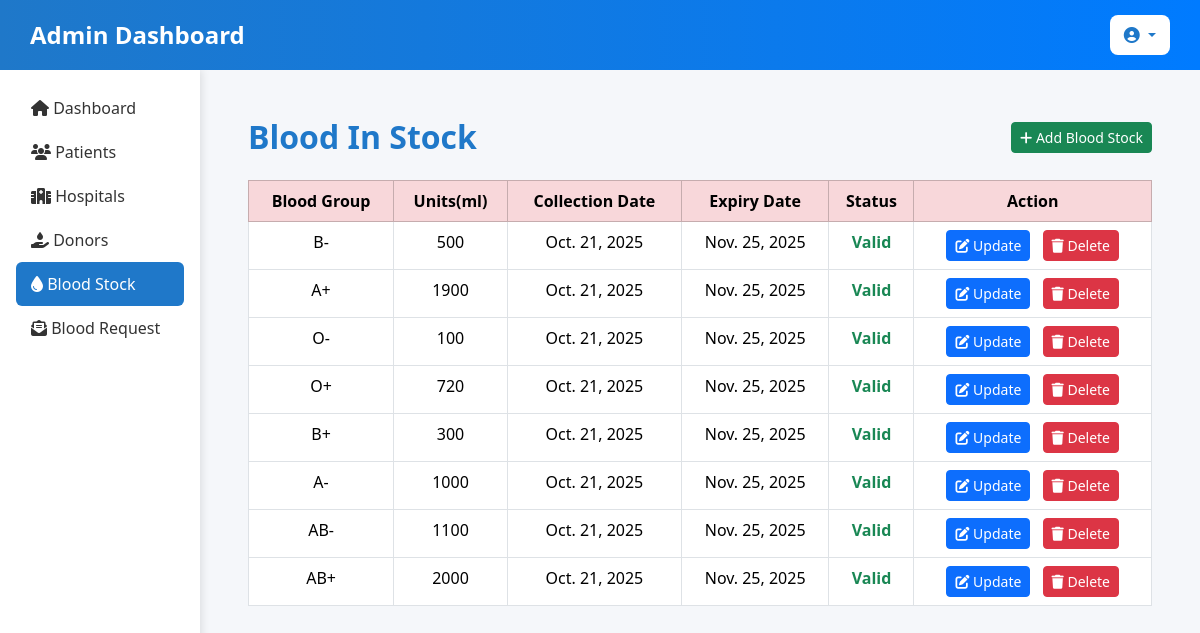
Page /bloodstock/ on the earlier database version.
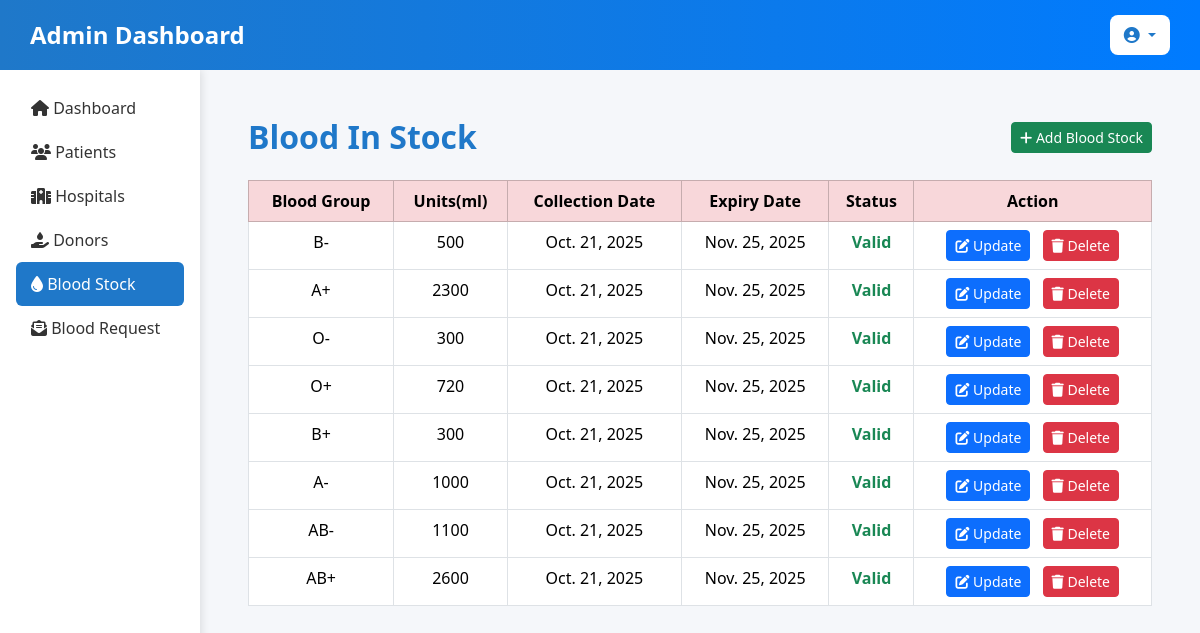
Same page on the later database version.
### blood_bank_app/models.py (models this page shows, shortened)
class BloodStock(models.Model):
    BLOOD_GROUPS = BLOOD_GROUP_CHOICES
    blood_group = models.CharField(max_length=3, choices=BLOOD_GROUPS, unique=True)
    units = models.PositiveIntegerField(default=0)
    collection_date = models.DateField(auto_now_add=True)
    expiry_date = models.DateField(blank=True, null=True)
    last_updated = models.DateTimeField(auto_now=True)
    def is_expired(self):
        return self.expiry_date and self.expiry_date < date.today()
    def is_near_expiry(self):
        return self.expiry_date and (self.expiry_date - date.today()).days <= 5

### blood_bank_app/views.py (the view)
# urls.py: path('bloodstock/', views.blood_stock_list, name='blood_stock_list'),
def blood_stock_list(request):
    stocks = BloodStock.objects.all()
    expired_stocks = [s for s in stocks if s.is_expired()]
    near_expiry_stocks = [s for s in stocks if s.is_near_expiry()]
    context = {
        'stocks': stocks,
        'expired_stocks': expired_stocks,
        'near_expiry_stocks': near_expiry_stocks,
        'today': date.today(),
    }
    return render(request, 'admin/blood_stock_list.html', context)

### blood_bank_app/templates/admin/blood_stock_list.html (shortened to what the changed rows need)
<!DOCTYPE html>
<html lang="en">
<head>
    <link rel="stylesheet" href="https://cdnjs.cloudflare.com/ajax/libs/font-awesome/6.4.2/css/all.min.css">
    <link href="https://cdn.jsdelivr.net/npm/bootstrap@5.3.3/dist/css/bootstrap.min.css" rel="stylesheet">
</head>
<body>
     <nav class="navbar d-flex justify-content-between align-items-center">
        <h1 class="text-white mb-0">Admin Dashboard</h1>
    </nav>
    <div class="container-fluid">
        <div class="row">
            <div class="col-md-10 p-4">
    <div class="card-dashboard p-4">
        <div class="d-flex justify-content-between align-items-center mb-4">
            <h2 class="mb-0">Blood In Stock</h2>
        </div>
            <table class="table table-bordered text-center">
                <thead class="table-danger">
                    <tr>
                    <th>Blood Group</th>
                    <th>Units(ml)</th>
                    <th>Collection Date</th>
                    <th>Expiry Date</th>
                    <th>Status</th>
                    <th>Action</th>
                    </tr>
                </thead>
                <tbody>
                    {% for stock in stocks %}
                    <tr
                    class="{% if stock.is_expired %}table-danger{% elif stock.is_near_expiry %}table-warning{% endif %}">
                    <td>{{ stock.blood_group }}</td>
                    <td>{{ stock.units }}</td>
                    <td>{{ stock.collection_date }}</td>
                    <td>{{ stock.expiry_date }}</td>
                    <td>
                        {% if stock.is_expired %}
                        <span class="text-danger fw-bold">Expired</span>
                        {% elif stock.is_near_expiry %}
                        <span class="text-warning fw-bold">Expiring Soon</span>
                        {% else %}
                        <span class="text-success fw-bold">Valid</span>
                        {% endif %}
                    </td>
                    <td>
                        <a href="{% url 'update_blood_stock' stock.id %}" class="btn btn-primary btn-sm me-2">
                            <i class="fa-solid fa-pen-to-square"></i> Update
                        </a>
                        <a href="{% url 'delete_blood_stock' stock.id %}" class="btn btn-danger btn-sm" onclick="return confirm('Are you sure you want to delete this record?')">
                            <i class="fa-solid fa-trash"></i> Delete
                        </a>
                    </td>
                    </tr>
                    {% empty %}
                    <tr>
                        <td colspan="4" class="text-center text-muted">No stock records found.</td>
                    </tr>
                    {% endfor %}
                </tbody>
            </table>
        </div>
    </div>
</div>
        </div>
</body>
</html>

Differences in the rows shown:
changed BloodStock (number 2 of 8 on the later page): units "1900" → "2300"
changed BloodStock (number 3 of 8 on the later page): units "100" → "300"
changed BloodStock "AB+": units "2000" → "2600"
